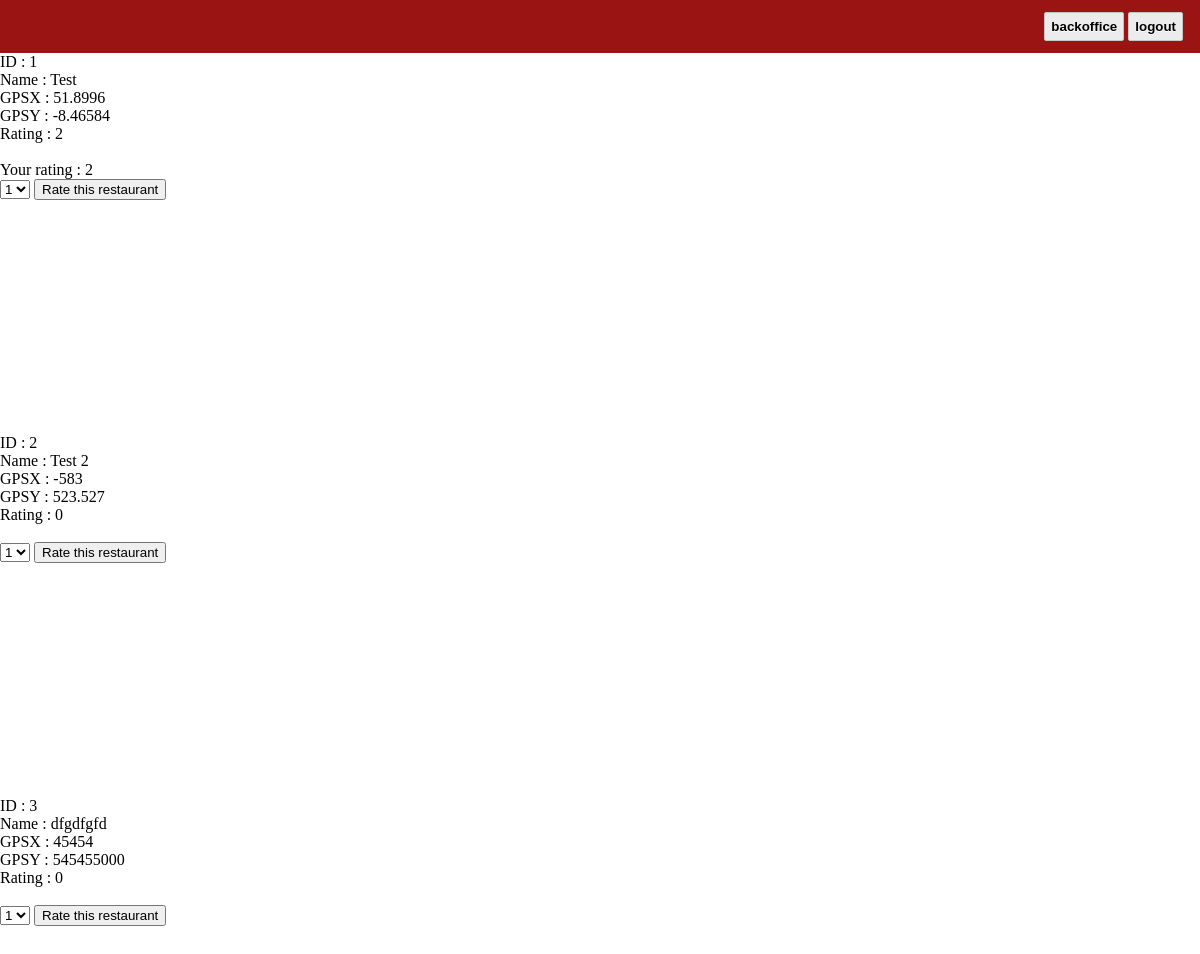
The app's page /index.php (signed in), older data.
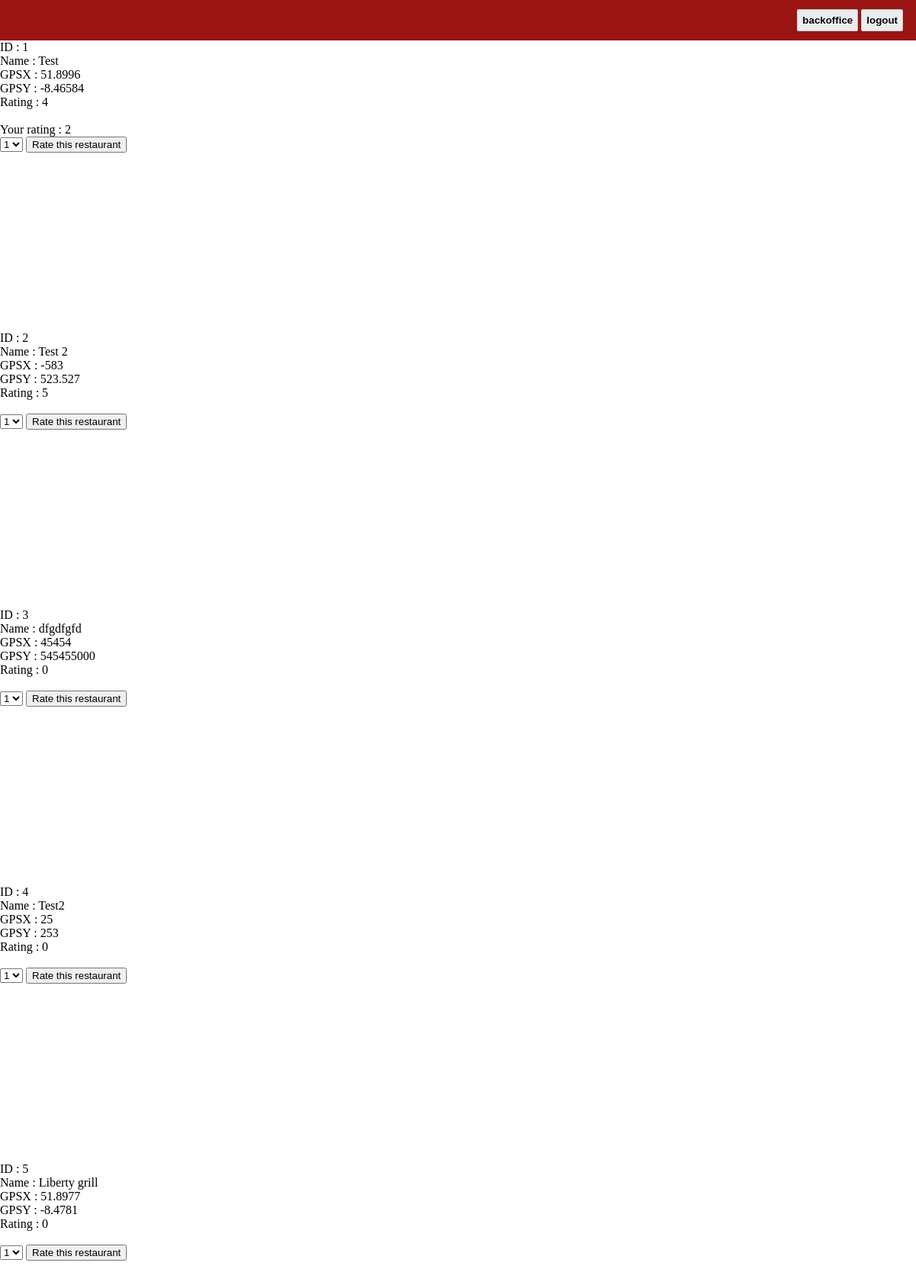
The same page, newer data.
### tables this page shows
CREATE TABLE `restaurants` (
  `idrestaurants` int(11) NOT NULL AUTO_INCREMENT,
  `restaurantName` varchar(45) DEFAULT NULL,
  `restaurantGPSX` float DEFAULT NULL,
  `restaurantGPSY` float DEFAULT NULL,
  `restaurantTotalRating` int(11) DEFAULT '0',
  `RestaurantNumberRatings` int(11) DEFAULT '0',
  `restaurantRating` int(11) DEFAULT '0',
  PRIMARY KEY (`idrestaurants`),
  UNIQUE KEY `idrestaurants_UNIQUE` (`idrestaurants`)
);

CREATE TABLE `individualratings` (
  `idindividualRatings` int(11) NOT NULL AUTO_INCREMENT,
  `ratingIdUser` int(11) DEFAULT NULL,
  `ratingIdRestaurant` int(11) DEFAULT NULL,
  `rating` tinyint(10) DEFAULT NULL,
  PRIMARY KEY (`idindividualRatings`)
);

### unknown.php (the view, shortened to what this page needs)
<?php
function yourRating($idRestaurant){
    showRating($idRestaurant);
    $queryRating = mysql_query("SELECT * FROM individualratings WHERE ratingIdUser='".$_SESSION['id_user']."' AND ratingIdUser='".$idRestaurant."'");
    $rowsRating = mysql_num_rows($queryRating);
    if ($rowsRating!=0) {
        $rowsRating = mysql_fetch_assoc($queryRating);
        echo("Your rating : " . $rowsRating['rating']);
    }?>
    <form action="tools/rate.php" method="post">
        <select name="rate">
            <option value="1">1</option>
        </select>
        <input type="submit" value="Rate this restaurant">
    </form>
<?php
}
function showRating($idRestaurant){
    $query2 = mysql_query("SELECT restaurantRating FROM restaurants WHERE idrestaurants='".$idRestaurant."'");
    $rows2 = mysql_num_rows($query2);
    if ($rows2!=0) {
        $rows2 = mysql_fetch_assoc($query2);
        echo("Rating : ".$rows2['restaurantRating']."</br></br>");
    }
}
$i=-1;
$query = mysql_query("SELECT * FROM RESTAURANTS ");
$rows = mysql_num_rows($query);
if ($rows!=0)
{
  while ($row = mysql_fetch_assoc($query))
  {
    $i++;
    echo("ID : ".$row['idrestaurants']."</br>");
    echo("Name : ".$row['restaurantName']."</br>");
    echo("GPSX : ".$row['restaurantGPSX']."</br>");
    echo("GPSY : ".$row['restaurantGPSY']."</br>");
    yourRating($row['idrestaurants']);?>
    <div id="map_canvas<?php echo($i); ?>" class="map_canvas"></div>
  <?php }
}
?>

Row changes from the older to the newer data that the page shows:
changed restaurants "Test": restaurantRating "2" → "4"
changed restaurants "Test 2": restaurantRating "0" → "5"
added restaurants: idrestaurants "4", restaurantName "Test2", restaurantGPSX "25", restaurantGPSY "253", restaurantRating "0"
added restaurants: idrestaurants "5", restaurantName "Liberty grill", restaurantGPSX "51.8977", restaurantGPSY "-8.4781", restaurantRating "0"
